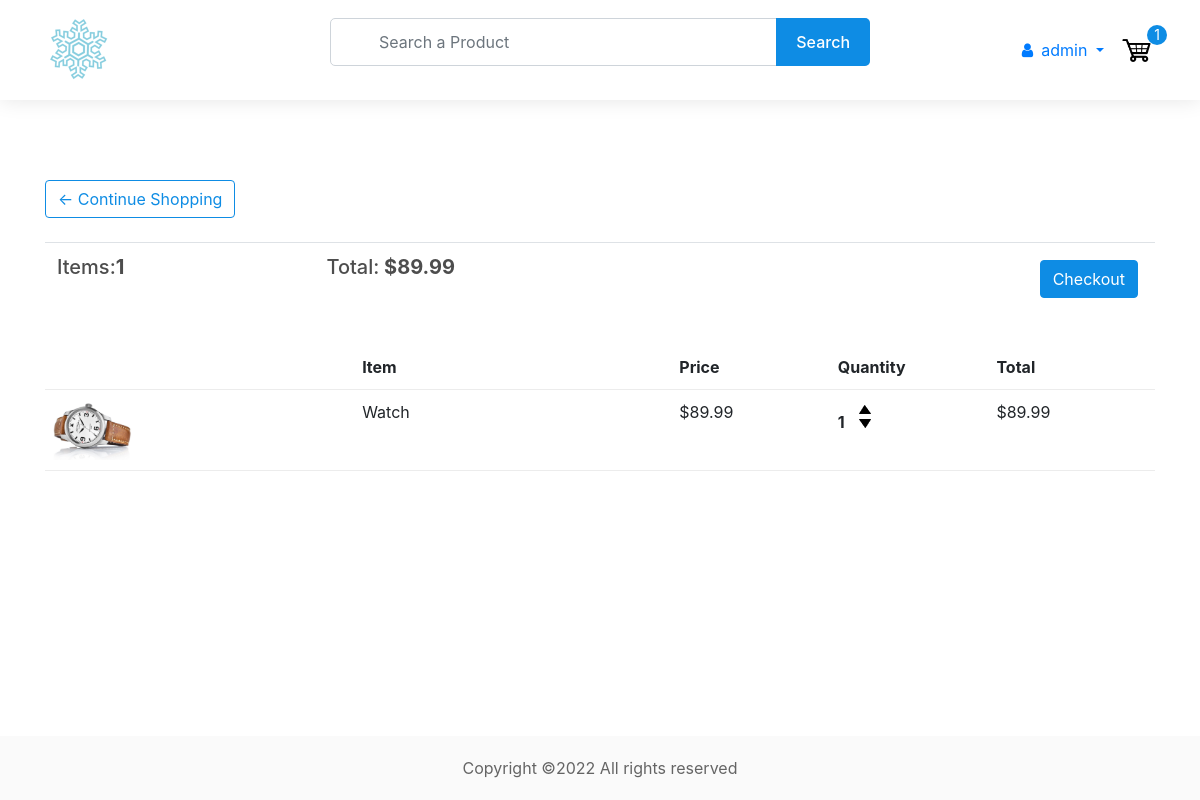
The app's page /cart/ (signed in) with its own data.
### store/models.py (models this page shows, shortened)
class Order(models.Model):
    customer = models.ForeignKey(
        Customer, on_delete=models.CASCADE, blank=True, null=True
    )
    items = models.ManyToManyField(OrderItem)
    date_orderd = models.DateTimeField(auto_now_add=True)
    ordered = models.BooleanField(default=False, null=False, blank=False)
    being_delivered = models.BooleanField(default=False)
    transaction_id = models.CharField(max_length=200, null=True)
    total_price = models.FloatField(max_length=200, null=True)  # added
    sphipping_address = models.ForeignKey(
        "ShippingAddress", on_delete=models.SET_NULL, blank=True, null=True
    )
    payment = models.ForeignKey(
        "Payment", on_delete=models.SET_NULL, blank=True, null=True
    )
    def get_total(self):
        total = 0
        for order_items in self.items.all():
            total = total + order_items.get_total_item_price
        return total
    @property
    def get_cart_items(self):
        total = 0
        for order_item in self.items.all():
            total += order_item.quantity
        return total

class OrderItem(models.Model):
    customer = models.ForeignKey(
        Customer, on_delete=models.CASCADE, blank=True, null=True
    )
    product = models.ForeignKey(Product, on_delete=models.CASCADE, null=True)
    quantity = models.IntegerField(default=0, null=True, blank=True)
    ordered = models.BooleanField(default=False)
    @property
    def get_total_item_price(self):
        total = self.product.price * self.quantity
        return total

class Product(models.Model):
    name = models.CharField(max_length=200, null=True)
    price = models.DecimalField(max_digits=7, decimal_places=2)
    digital = models.BooleanField(default=False, null=True, blank=False)
    image = models.ImageField(null=True, blank=True)
    status = models.BooleanField(default=False, null=True, blank=False)  # changed
    description = models.TextField(max_length=1000, null=True, blank=True)  # added
    @property
    def imageURL(self):
        try:
            url = self.image.url
        except:
            url = ""
        return url

### store/views.py (the view)
# urls.py: path("cart/", views.cart, name="cart"),
@login_required(login_url="login")
def cart(request):
    try:
        customer = get_object_or_404(Customer, user=request.user)
        order = Order.objects.get(customer=customer, ordered=False)
        context = {"object": order}
        return render(request, "store/cart.html", context)
    except ObjectDoesNotExist:
        messages.warning(request, "You do not have an active order")
        context = {}
        return render(request, "store/cart.html", context)

### context_processors/context_processors.py (called while the page is built, shortened)
def total_cart_items(request):
    if request.user.is_authenticated:
        customer = Customer.objects.filter(user=request.user).first()
        if customer is None:
            return {"totalCartItems": 0}
        order = Order.objects.filter(customer=customer, ordered=False).first()
        if order is None:
            return {"totalCartItems": 0}
        cartItems = order.get_cart_items
    return {"totalCartItems": cartItems}

### store/templates/store/cart.html
{% extends 'store/header.html' %}
{% load static %}
{% block content %}
	<section>
		<div class="container">
			<div class="row">
				<div class="col-lg-12">
					<div class="box-element">
						<a  class="btn btn-outline-primary" href="{% url 'store' %}">&#x2190; Continue Shopping</a>
						<br>
						<br>
						<table class="table">
							<tr>
								<th><h5>Items:<strong>{{totalCartItems}}</strong></h5></th>
								<th><h5>Total:<strong> ${{object.get_total}}</strong></h5></th>
								<th>
									{% if object.get_total %}
									<a  style="float:right; margin:5px;" class="btn btn-primary" href="{% url 'checkout' %}">Checkout</a>
									{% endif %}
								</th>
							</tr>
						</table>
					</div>
					<br>
					<div class="box-element">
						<div class="cart-row">
							<div style="flex:2"></div>
							<div style="flex:2"><strong>Item</strong></div>
							<div style="flex:1"><strong>Price</strong></div>
							<div style="flex:1"><strong>Quantity</strong></div>
							<div style="flex:1"><strong>Total</strong></div>
						</div>
						{% for item in object.items.all %}
						<div class="cart-row">
							<div style="flex:2"><img class="row-image" src="{{item.product.imageURL}}"></div>
							<div style="flex:2"><p>{{item.product.name}}</p></div>
							<div style="flex:1"><p>${{item.product.price|floatformat:2}}</p></div>
							<div style="flex:1">
								<p class="quantity">{{item.quantity}}</p>
								<div class="quantity">
									<a href="{% url 'add_to_cart' item.product.id %}"><img class="chg-quantity" src="{% static  'images/arrow-up.png' %}"></a>
									<a href="{% url 'remove_from_cart' item.product.id %}"><img class="chg-quantity" src="{% static  'images/arrow-down.png' %}"></a>
								</div>
							</div>
							<div style="flex:1"><p>${{item.get_total_item_price}}</p></div>
						</div>
						{% endfor %}
					</div>
				</div>
			</div>
		</div>
	</section>
{% endblock content %}

### store/templates/store/header.html (shortened to what this page needs)
<!DOCTYPE html>
{% load static %}
<html>
    <head>
        <link
            rel="stylesheet"
            href="https://stackpath.bootstrapcdn.com/bootstrap/4.4.1/css/bootstrap.min.css"
        />
        <link
            rel="stylesheet"
            type="text/css"
            href="{% static 'css/style.css' %}"
        />
        <link
        rel="stylesheet"
        href="https://unpkg.com/@trevoreyre/autocomplete-js/dist/style.css"
        />
        <link rel='stylesheet' href='https://maxcdn.bootstrapcdn.com/font-awesome/4.5.0/css/font-awesome.min.css' >
    </head>
    <body>
        <div id="page-container">
            <header>
                <div class="container">
                    <div class="row align-items-center">
                        <div class="col-6 col-lg-3 order-1">
                            <a href="{% url 'store' %}" class="logo mr-5">
                                <img src="{% static 'images/logo-1.png' %}" />
                            </a>
                        </div>
                        <div class="col-lg-6 order-3 order-lg-2 mt-2 mt-lg-0">
                            <form id="autocomplete" class="autocomplete" action="/search" method="get">
                                <div class="form-group mb-0">
                                    <input type="text" class="autocomplete-input form-control sm-2 mr-5 pl-5" name="search" placeholder="Search a Product">
                                </div>
                                <button type="submit">Search</button>
                            </form>
                        </div>
                        <div class="col-6 col-lg-3 order-2 order-lg-3">
                            <div class="header-right d-flex align-items-center justify-content-end">
                                {% if request.user.is_authenticated %}
                                    <div class="dropdown">
                                        <a href="#" class="dropdown-toggle" data-toggle="dropdown" aria-haspopup="true" aria-expanded="false">
                                            <i class="fa fa-user mr-2"></i>{{request.user}}
                                        </a>
                                    </div>
                                {% else %}
                                    <a href="{% url 'login' %}" class="btn btn-outline-primary">Login</a>
                                {% endif %}
                                <div class="cart ml-3">
                                    <a href="{% url 'cart' %}">
                                        <img src="{% static 'images/cart.png' %}" />
                                    </a>
                                    <p>{{totalCartItems}}</p>
                                </div>
                            </div>
                        </div>
                    </div>
                </div>
            </header>
            <div id="content-wrap">
                {% block content %}
                {% endblock content %}
            </div>
            <footer>
                <div class="container text-center">
                    <p>Copyright ©2022 All rights reserved</p>
                </div>
            </footer>
        </div>
    </body>
</html>

### static/css/style.css (style rules this page uses)
.btn { -webkit-transition: 250ms ease-in; transition: 250ms ease-in; }
.btn-primary { background-color: #0e8ce4; border-color: #0e8ce4; }
.btn-outline-primary { color: #0e8ce4; border-color: #0e8ce4; }
img { max-width: 100%; }
h1, h2, h3, h4, h5, h6 { color: #4d4d4d; }
#page-container { position: relative; min-height: 100vh; }
#content-wrap { padding-bottom: 64px; }
section { padding: 50px 0; }
@media (min-width: 768px) { section { padding: 60px 0; } }
@media (min-width: 768px) { section { padding: 80px 0; } }
header { position: -webkit-sticky; position: sticky; top: 0; z-index: 9999; background-color: #fff; padding: 15px 0; -webkit-box-shadow: 0 0 20px #e5e5e5; box-shadow: 0 0 20px #e5e5e5; }
header .logo img { height: 70px; -o-object-fit: contain; object-fit: contain; }
header .autocomplete { position: relative; }
header .autocomplete input { height: 48px; background-color: #fff; border-radius: 5px; }
header .autocomplete button { position: absolute; top: 0; right: 0; height: 100%; background-color: #0e8ce4; color: #fff; font-weight: 500; border: 0; border-radius: 0 5px 5px 0; padding: 0 20px; -webkit-transition: 250ms ease-in; transition: 250ms ease-in; }
header .cart { position: relative; }
header .cart img { height: 35px; }
header .cart p { position: absolute; top: -8px; right: -12px; width: 20px; height: 20px; color: #fff; background-color: #0e8ce4; font-size: 14px; line-height: 20px; text-align: center; border-radius: 50%; margin-bottom: 0; }
.row-image { height: 60px; width: auto; }
.cart-row { display: -webkit-box; display: -ms-flexbox; display: flex; -webkit-box-align: flex-stretch; -ms-flex-align: flex-stretch; align-items: flex-stretch; padding-bottom: 10px; margin-bottom: 10px; border-bottom: 1px solid #ececec; }
.quantity { display: inline-block; font-weight: 700; padding-right: 10px; }
.chg-quantity { width: 12px; cursor: pointer; display: block; margin-top: 5px; -webkit-transition: .1s; transition: .1s; }
footer { position: absolute; bottom: 0; height: 64px; width: 100%; background-color: #fafafa; padding: 20px 0; }
footer p { color: rgba(0, 0, 0, 0.6); margin-bottom: 0; }

### records on screen
Order: get_total "89.99"
OrderItem: product.imageURL (picture), product.name "Watch", product.price "89.99", quantity "1", get_total_item_price "89.99"

### other values on screen
{{ request.user }} "admin"
{{ totalCartItems }} "1"
